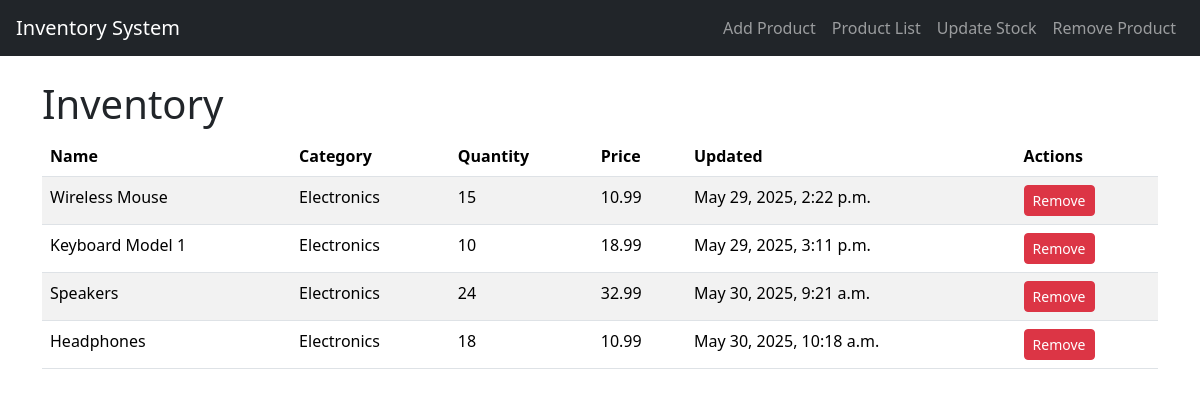
Before: /products/ with the older database file.
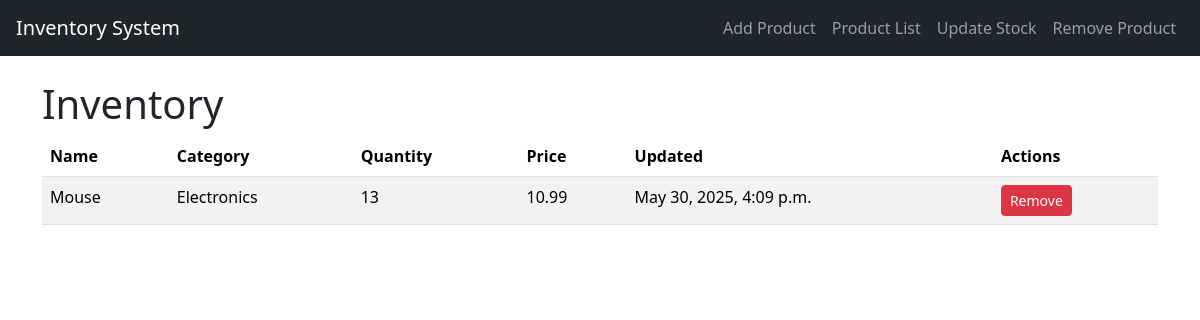
After: the same page with the newer database file.
### inventory/models.py (models this page shows, shortened)
class Product(models.Model):
    name = models.CharField(max_length=100)
    category = models.CharField(max_length=50, blank=True)
    quantity = models.IntegerField()
    price = models.DecimalField(max_digits=10, decimal_places=2)
    added_on = models.DateTimeField(default=timezone.now)
    last_updated = models.DateTimeField(auto_now=True)

### inventory/views.py (the view)
# urls.py: path("products/", views.product_list, name="product_list"),
def product_list(request):
    products = Product.objects.all()
    return render(request, "inventory/product_list.html", {"products": products})

### inventory/templates/inventory/product_list.html (shortened to what this page needs)
{% extends 'inventory/base.html' %}
{% block content %}
<h1>Inventory</h1>
{% if products %}
<table class="table table-striped">
    <thead>
        <tr>
            <th>Name</th>
            <th>Category</th>
            <th>Quantity</th>
            <th>Price</th>
            <th>Updated</th>
            <th>Actions</th>
        </tr>
    </thead>
    <tbody>
        {% for product in products %}
        <tr>
            <td>{{ product.name }}</td>
            <td>{{ product.category }}</td>
            <td>{{ product.quantity }}</td>
            <td>{{ product.price }}</td>
            <td>{{ product.last_updated }}</td>
            <td>
                <a href="{% url 'remove_product' product.id %}" class="btn btn-danger btn-sm">Remove</a>
            </td>
        </tr>
        {% endfor %}
    </tbody>
</table>
{% else %}
    <p>No products in inventory.</p>
{% endif %}
{% endblock %}

### inventory/templates/inventory/base.html (shortened to what this page needs)
<!DOCTYPE html>
<html lang="en">
<head>
    <link href="https://cdn.jsdelivr.net/npm/bootstrap@5.3.2/dist/css/bootstrap.min.css" rel="stylesheet">
</head>
<body>
    <nav class="navbar navbar-expand-lg navbar-dark bg-dark px-3">
        <a class="navbar-brand" href="{% url 'home' %}">Inventory System</a>
        <div class="collapse navbar-collapse">
            <ul class="navbar-nav ms-auto">
                <li class="nav-item">
                    <a class="nav-link" href="{% url 'add_product' %}">Add Product</a>
                </li>
                <li class="nav-item">
                    <a class="nav-link" href="{% url 'product_list' %}">Product List</a>
                </li>
                <li class="nav-item">
                    <a class="nav-link" href="{% url 'update_product_stock' %}">Update Stock</a>
                </li>
                <li><a class="nav-link" href="{% url 'remove_product_select' %}">Remove Product</a></li>
            </ul>
        </div>
    </nav>
    <main class="container mt-4">
        {% block content %}{% endblock %}
    </main>
</body>
</html>

Changed rows visible on the page:
removed Product: name "Wireless Mouse", category "Electronics", quantity "15", price "10.99", last_updated "May 29, 2025, 2:22 p.m."
removed Product: name "Keyboard Model 1", category "Electronics", quantity "10", price "18.99", last_updated "May 29, 2025, 3:11 p.m."
removed Product: name "Speakers", category "Electronics", quantity "24", price "32.99", last_updated "May 30, 2025, 9:21 a.m."
removed Product: name "Headphones", category "Electronics", quantity "18", price "10.99", last_updated "May 30, 2025, 10:18 a.m."
added Product: name "Mouse", category "Electronics", quantity "13", price "10.99", last_updated "May 30, 2025, 4:09 p.m."
